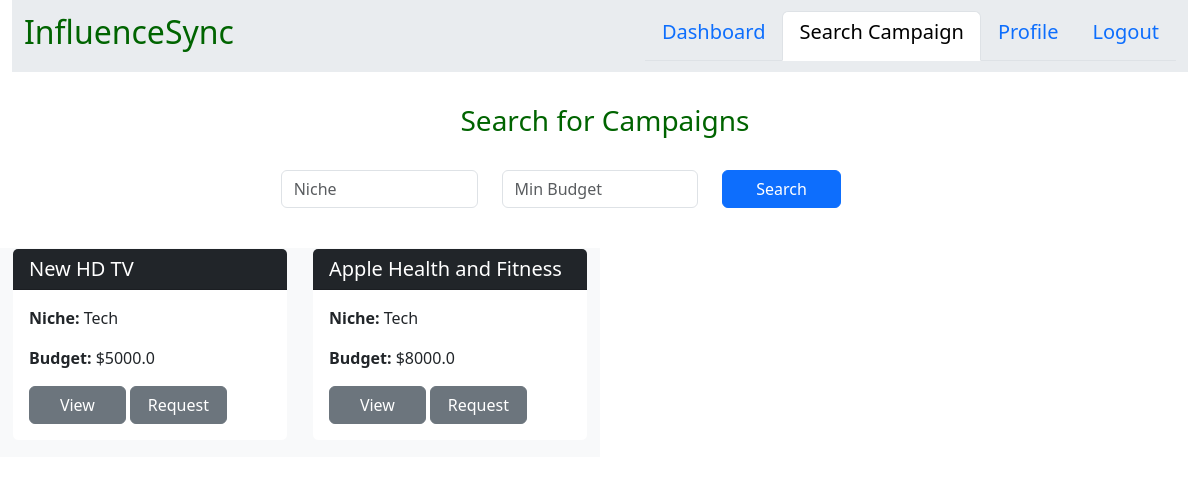
Screenshot of /search_campaigns (signed in) with the database file from the repository.
### models.py (models this page shows, shortened)
class Campaign(db.Model):
    __tablename__ = 'campaigns'
    id = db.Column(db.Integer, primary_key=True)
    name = db.Column(db.String(200), nullable=False, unique=True)
    description = db.Column(db.Text,nullable=False)
    start_date = db.Column(db.Date, nullable=False)
    end_date = db.Column(db.Date, nullable=False)
    budget = db.Column(db.Float, nullable=False)
    visibility = db.Column(db.String(30), nullable=False, default='public')
    goals = db.Column(db.String(150))
    niche = db.Column(db.String(100), nullable=False)
    status = db.Column(db.String(50), nullable=False, default='active')  # 'active', 'completed'
    sponsor_id = db.Column(db.Integer, db.ForeignKey('sponsors.id'), nullable=False)
    sponsor = db.relationship('Sponsor', backref=db.backref('campaigns', lazy=True))
    ad_requests = db.relationship('AdRequest', backref='campaign', cascade='all, delete-orphan', lazy=True)

### routes.py (the view)
@app.route('/search_campaigns', methods=['GET', 'POST'])
@login_required
def search_campaigns():
    user =current_user
    if user.role != 'influencer':
        flash('Unauthorized access!', 'danger')
        return redirect(url_for('login'))
    niche_filter = request.form.get('niche', '').strip()
    min_budget_filter = request.form.get('min_budget', type=float)
    query = Campaign.query.filter(
        Campaign.visibility == 'public',
        Campaign.status == 'active'
    )
    if niche_filter:
        query = query.filter(Campaign.niche.ilike(f'%{niche_filter}%'))
    if min_budget_filter is not None:
        query = query.filter(Campaign.budget >= min_budget_filter)
    campaigns = query.all()
    return render_template('influencer_search_camp.html', user=user, campaigns=campaigns)

### routes.py (called while the page is built)
@login_manager.user_loader
def load_user(user_id):
    return User.query.get(int(user_id))

### templates/influencer_search_camp.html (shortened to what this page needs)
{% extends "layouts.html" %}
{% block style %}
    <link rel="stylesheet" href="{{ url_for('static', filename='styles.css') }}">
{% endblock %}
{% block content %}
<div class="container-fluid">
    <nav class="navbar navbar-expand-lg bg-body-secondary">
        <div class="container-fluid">
            <a class="navbar-brand" href="#"><h2 style="color:darkgreen;">InfluenceSync</h2></a>
            <ul class="nav nav-tabs justify-content-end">
                <li class="nav-item">
                    <a class="nav-link" aria-current="page" href="{{ url_for('influencer_dash') }}"><h5>Dashboard</h5></a>
                </li>
                <li class="nav-item">
                    <a class="nav-link active" aria-current="page" href="{{ url_for('search_campaigns') }}"><h5>Search Campaign</h5></a>
                </li>
                <li class="nav-item">
                    <a class="nav-link" aria-current="page" href="{{ url_for('influencer_profile') }}"><h5>Profile</h5></a>
                </li>
                <li class="nav-item">
                    <a class="nav-link" aria-current="page" href="{{ url_for('home') }}"><h5>Logout</h5></a>
                </li>
            </ul>
        </div>
    </nav>
    <br>
    <h3 class="headings text-center" style="color:darkgreen; text-align:center">Search for Campaigns</h3>
    <br>
    <div class="filter-bar">
        <form method="POST" class="form-inline d-flex justify-content-center mb-3">
            <div class="row">
                <div class="col-md-4">
                        <input type="text" class="form-control" name="niche" placeholder="Niche">
                </div>
                <div class="col-md-4">
                        <input type="number" step="0.1" class="form-control" name="min_budget" placeholder="Min Budget">
                </div>
                <div class="col-md-4">
                    <button type="submit" class="btn btn-primary">Search</button>
                </div>
            </div>
        </form>
    </div>
    <br>
    <div class="row">
        {% for campaign in campaigns %}
        <div class="col-md-3 text-bg-light">
            <div class="card text mb-3 border-light">
                <h5 class="card-header text-bg-dark">{{ campaign.name }}</h5>
                <div class="card-body">
                    <p class="card-text"><strong>Niche:</strong> {{ campaign.niche }}</p>
                    <p class="card-text"><strong>Budget:</strong> ${{ campaign.budget }}</p>
                    <a href="#" class="btn btn-secondary" data-bs-toggle="modal" data-bs-target="#campaignModal{{ campaign.id }}" style="width: 40%;">View</a>
                    <button class="btn btn-secondary" data-bs-toggle="modal" data-bs-target="#requestModal{{ campaign.id }}" style="width: 40%;">Request</button>
                </div>
            </div>
        </div>
        {% endfor %}
    </div>
{% for campaign in campaigns %}
</div>
{% endfor %}
{% endblock %}

### static/styles.css (style rules this page uses)
* { margin:0px; padding: 0; box-sizing: border-box; }
.headings { margin:3px; padding-left: 10px; padding-top: 5px;; padding-bottom: 5px; }
button { width: 60%; padding: 20px; }

### rows the page displays
Campaign: name "New HD TV", niche "Tech", budget "5000.0", {{ campaign.id }} 4 (drawn)
Campaign: name "Apple Health and Fitness", niche "Tech", budget "8000.0"
